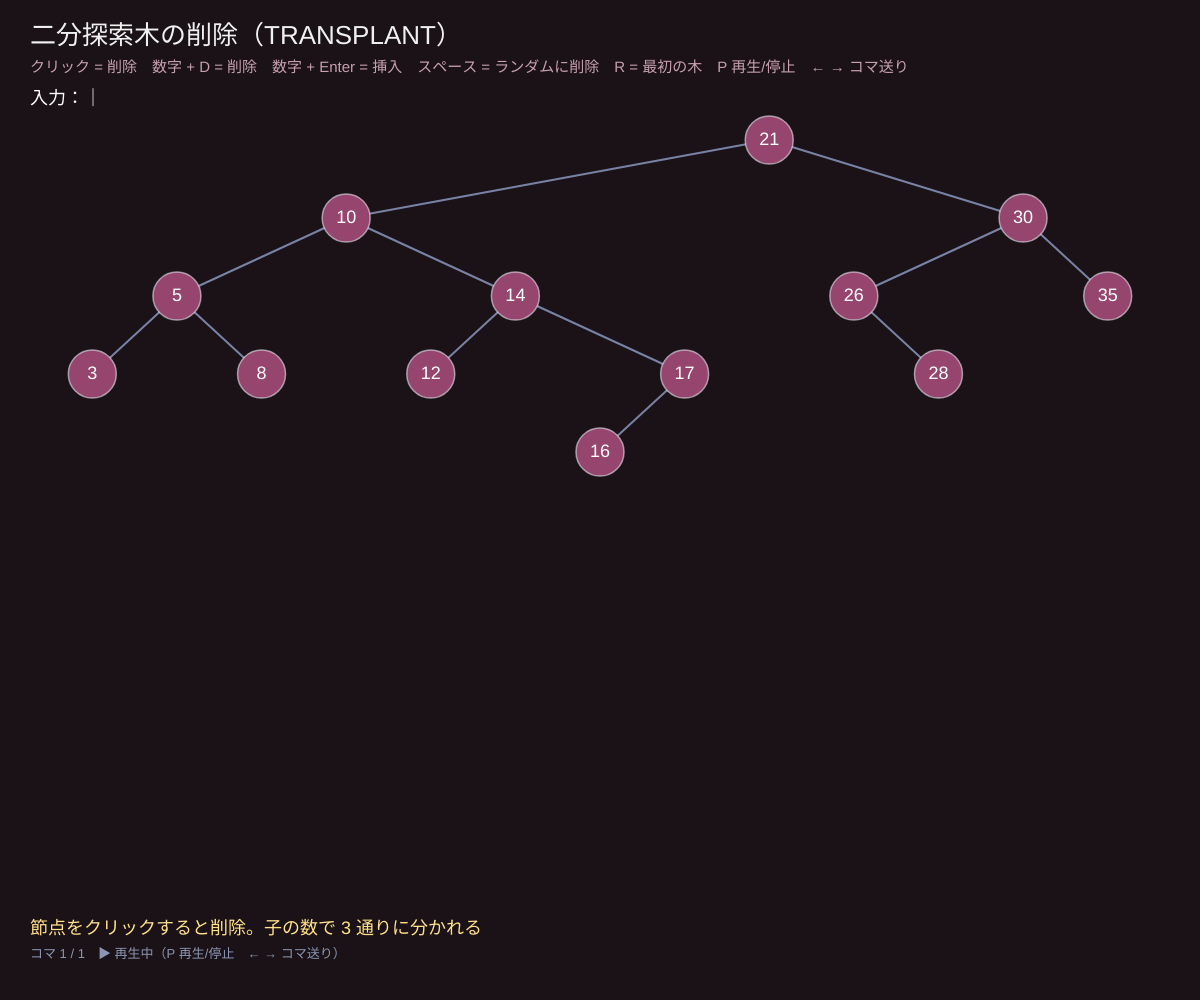
Frame 1 (no input)
Frame 60 (no input): identical to frame 1, image omitted
Frame 120 (the mouse pressed at the canvas centre since frame 60): identical to frame 1, image omitted

The p5.js sketch that drew this single still picture (run headless with seeded random() and noise() and a simulated clock; from frame 60 on, the mouse is pressed at the canvas centre):

// p5.js sketch
// ── sketch.js
// ============================================
// 09 二分探索木の削除と TRANSPLANT
// 消す節点 z の子の数で 3 通り：
//   子がない／左だけ／右だけ → 子で z を置きかえる（TRANSPLANT）
//   子が 2 つ → 右の部分木の最小 y（z の後者）を z の場所へ持ってくる
// 操作：節点をクリック = 削除 / 数字 + D = 削除 / 数字 + Enter = 挿入 / スペース = ランダムに 1 個削除
//       R = 最初の木 / P = 再生・一時停止 / ← → = コマ送り
// ============================================

let firstKeys = [21, 10, 30, 5, 14, 26, 35, 3, 8, 12, 17, 28, 16]; // ★ 最初の木
let rootB = null, buf = '', lastPos = {};

function setup() {
  createCanvas(windowWidth, windowHeight);
  buildFirst();
}
function rec(msg, hl = []) { recordFrame(rootB, (x) => x === null, msg, hl); }
function buildFirst() { rootB = null; for (let k of firstKeys) insertB(k); clearFrames(); rec('節点をクリックすると削除。子の数で 3 通りに分かれる'); }
function insertB(k) {
  let z = { key: k, left: null, right: null, p: null }, y = null, x = rootB;
  while (x) { if (x.key === k) return; y = x; x = k < x.key ? x.left : x.right; }
  z.p = y;
  if (!y) rootB = z; else if (k < y.key) y.left = z; else y.right = z;
}
function findB(k) { let x = rootB; while (x && x.key !== k) x = k < x.key ? x.left : x.right; return x; }
function minB(x) { while (x.left) x = x.left; return x; }

// u の場所に v をつなぎかえる（v は null でもよい）
function transplant(u, v) {
  if (u.p === null) rootB = v;
  else if (u === u.p.left) u.p.left = v;
  else u.p.right = v;
  if (v !== null) v.p = u.p;
}
function treeDelete(z) {
  rec(`${z.key} を削除する`, [z.key]);
  if (z.left === null) {
    rec(z.right ? `左の子がない → 右の子 ${z.right.key} で置きかえる` : '子がない → ただ外す', [z.key, z.right && z.right.key]);
    transplant(z, z.right);
  } else if (z.right === null) {
    rec(`右の子がない → 左の子 ${z.left.key} で置きかえる`, [z.key, z.left.key]);
    transplant(z, z.left);
  } else {
    let y = minB(z.right);
    rec(`子が 2 つ → 右の部分木の最小 ${y.key}（後者）を使う`, [z.key, y.key]);
    if (y.p !== z) {
      rec(`まず ${y.key} を外して、その右の子 ${y.right ? y.right.key : 'NIL'} で置きかえる`, [y.key]);
      transplant(y, y.right);
      y.right = z.right; y.right.p = y;
    }
    transplant(z, y);
    y.left = z.left; y.left.p = y;
  }
  rec(`削除完了。まだ「左 < 自分 < 右」が成り立っている（中間順：${inorder(rootB).join(' ')}）`);
}
function inorder(x, out = []) { if (x) { inorder(x.left, out); out.push(x.key); inorder(x.right, out); } return out; }

function draw() {
  background(26, 18, 22);
  updateFrames();
  noStroke(); fill(240); textAlign(LEFT, TOP); textSize(26);
  text('二分探索木の削除（TRANSPLANT）', 30, 24);
  fill(200, 160, 175); textSize(15);
  text('クリック = 削除　数字 + D = 削除　数字 + Enter = 挿入　スペース = ランダムに削除　R = 最初の木　P 再生/停止　← → コマ送り', 30, 60);
  fill(255); textSize(18); text('入力：' + buf + (frameCount % 60 < 30 ? '｜' : ''), 30, 90);
  lastPos = drawTreeFrames({ fill: () => [150, 70, 110] });
  drawFrameMessage(height - 80);
}
function keyPressed() {
  if (key >= '0' && key <= '9') { if (buf.length < 3) buf += key; return; }
  if (key === BACKSPACE) { buf = buf.slice(0, -1); return; }
  if (key === RIGHT_ARROW) { stepForward(); return; }
  if (key === LEFT_ARROW) { stepBack(); return; }
  let k = key.toLowerCase();
  if (k === 'p') { playing = !playing; return; }
  skipToEnd();
  if (key === ENTER && buf) { insertB(int(buf)); rec(`${buf} を挿入`, [int(buf)]); buf = ''; }
  if (k === 'd' && buf) { let z = findB(int(buf)); if (z) treeDelete(z); else rec(`${buf} はない`); buf = ''; }
  if (key === ' ') { let ks = inorder(rootB); if (ks.length) treeDelete(findB(random(ks))); else rec('木が空です（R で戻す）'); }
  if (k === 'r') buildFirst();
}
function mousePressed() {
  for (let kk in lastPos) if (dist(mouseX, mouseY, lastPos[kk][0], lastPos[kk][1]) < 22) { skipToEnd(); let z = findB(+kk); if (z) treeDelete(z); return; }
}
function windowResized() { resizeCanvas(windowWidth, windowHeight); }

// ---------- やってみよう ----------
// 1. 葉（3, 8, 12…）を消す → ただ外れる。17（子 1 つ）を消す → 16 が上がる
// 2. 10（子 2 つ）を消す → 後者 12 が 10 の場所へ。21（根）を消すと？（後者 26 には右の子 28 がいる）
// 3. 後者ではなく「前者（左の部分木の最大）」を使っても正しい。書きかえてみよう


// ==================================================
// ここから下は「木を描く道具」です（アニメーション用）
// 操作の途中経過を「コマ」として記録し、順番になめらかに再生します
// ==================================================
let frames = [], cur = 0, tAnim = 1, hold = 0, playing = true;
let animSpeed = 0.07, holdFrames = 35; // コマの切りかえの速さ・止まる長さ
let TREE_TOP = 140, TREE_BOTTOM = 160;  // 木を描く範囲（上の余白・下の余白）

function recordFrame(rt, nilTest, msg, hl = [], extra = {}) {
  let nodes = {}, edges = [], i = 0, maxD = 0;
  function walk(x, d, pk) {
    if (nilTest(x)) return;
    walk(x.left, d + 1, x.key);
    nodes[x.key] = { i: i++, d, color: x.color, size: x.size, max: x.max, label: x.label };
    if (d > maxD) maxD = d;
    walk(x.right, d + 1, x.key);
    if (pk !== undefined) edges.push([String(pk), String(x.key)]);
  }
  walk(rt, 0);
  frames.push(Object.assign({ nodes, edges, n: i, maxD, msg, hl: hl.filter((k) => k !== null && k !== undefined).map(String) }, extra));
  if (frames.length > 400) { frames.shift(); cur = max(0, cur - 1); }
}
function clearFrames() { frames = []; cur = 0; tAnim = 1; hold = 0; }
function framesBusy() { return frames.length > 0 && (cur < frames.length - 1 || tAnim < 1); }
function updateFrames() {
  if (frames.length === 0) return;
  if (tAnim < 1) { tAnim = min(1, tAnim + animSpeed); return; }
  if (cur < frames.length - 1 && playing) {
    if (hold++ < holdFrames) return;
    hold = 0; cur++; tAnim = 0;
  }
}
function stepForward() { if (cur < frames.length - 1) { cur++; tAnim = 0; hold = 0; } }
function stepBack() { if (cur > 0) { cur--; tAnim = 1; } }
function skipToEnd() { cur = max(0, frames.length - 1); tAnim = 1; }
function currentFrame() { return frames[cur]; }

function layoutPos(f, k) {
  let nd = f.nodes[k];
  let gap = min(78, (height - TREE_TOP - TREE_BOTTOM) / max(1, f.maxD + 1));
  return [50 + ((nd.i + 0.5) / max(1, f.n)) * (width - 100), TREE_TOP + nd.d * gap];
}
function nodeRadius(f) { return constrain(((width - 100) / max(1, f.n)) * 0.42, 9, 24); }
function easeT(t) { return t < 0.5 ? 2 * t * t : 1 - pow(-2 * t + 2, 2) / 2; }

// style: { fill(nd,k) → [r,g,b], label(k,nd) → 文字, sub(k,nd) → 下の小さい文字 }
function drawTreeFrames(style = {}) {
  if (frames.length === 0) return {};
  let B = frames[cur], A = cur > 0 && tAnim < 1 ? frames[cur - 1] : B;
  let t = easeT(tAnim), pos = {};
  for (let k in B.nodes) {
    let pb = layoutPos(B, k);
    if (A.nodes[k]) { let pa = layoutPos(A, k); pos[k] = [lerp(pa[0], pb[0], t), lerp(pa[1], pb[1], t), 255]; }
    else pos[k] = [pb[0], pb[1], 255 * t];
  }
  let r = lerp(nodeRadius(A), nodeRadius(B), t);
  strokeWeight(2);
  for (let [a, b] of B.edges) {
    if (!pos[a] || !pos[b]) continue;
    stroke(120, 130, 165, min(pos[a][2], pos[b][2]));
    line(pos[a][0], pos[a][1], pos[b][0], pos[b][1]);
  }
  for (let k in A.nodes) if (!B.nodes[k]) { let p = layoutPos(A, k); noStroke(); fill(240, 90, 90, 255 * (1 - t)); circle(p[0], p[1], r * 2 * (1 + t)); }
  textAlign(CENTER, CENTER);
  for (let k in B.nodes) {
    let nd = B.nodes[k], [x, y, a] = pos[k];
    let ndA = A.nodes[k] || nd;
    let c0 = style.fill ? style.fill(ndA, k) : defaultFill(ndA), c1 = style.fill ? style.fill(nd, k) : defaultFill(nd);
    let hl = B.hl.includes(k);
    if (hl) { noStroke(); fill(255, 214, 90, 70 * (a / 255)); circle(x, y, r * 3.1); }
    stroke(hl ? color(255, 214, 90, a) : color(230, 230, 240, a * 0.6));
    strokeWeight(hl ? 4 : 1.5);
    fill(lerp(c0[0], c1[0], t), lerp(c0[1], c1[1], t), lerp(c0[2], c1[2], t), a);
    circle(x, y, r * 2);
    noStroke();
    fill(255, a);
    let lab = style.label ? style.label(k, nd) : k;
    textSize(constrain(r * (String(lab).length > 2 ? 0.62 : 0.85), 8, 18));
    text(lab, x, y);
    if (style.sub) { fill(190, 200, 230, a); textSize(constrain(r * 0.6, 9, 13)); text(style.sub(k, nd), x, y + r + 10); }
  }
  return pos;
}
function defaultFill(nd) {
  if (nd.color === 'R') return [222, 60, 75];
  if (nd.color === 'B') return [28, 30, 40];
  return [40, 120, 150];
}
function drawFrameMessage(y) {
  if (frames.length === 0) return;
  let f = frames[cur];
  noStroke(); fill(255, 225, 140); textAlign(LEFT, TOP); textSize(18);
  text(f.msg || '', 30, y);
  fill(140, 150, 180); textSize(13);
  text(`コマ ${cur + 1} / ${frames.length}　${playing ? '▶ 再生中' : '⏸ 一時停止'}（P 再生/停止　← → コマ送り）`, 30, y + 28);
}
